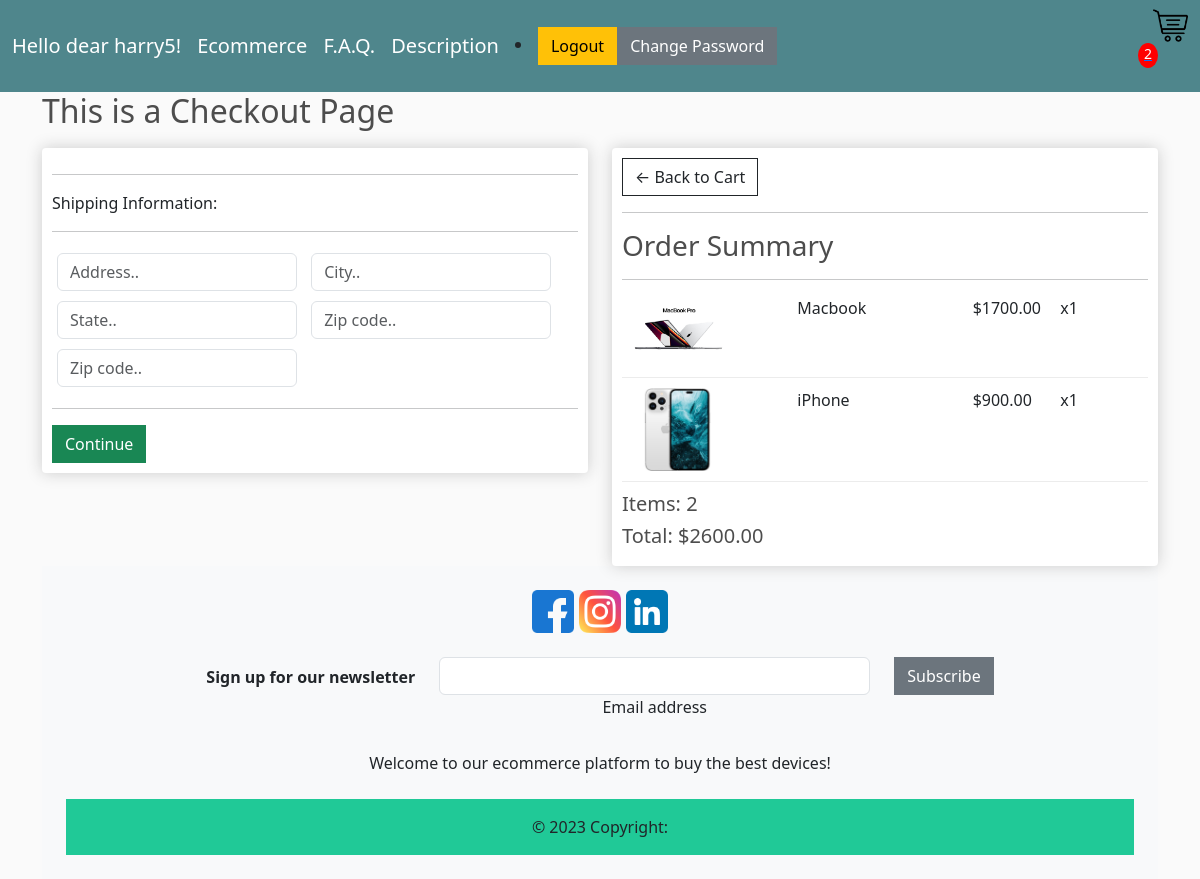
Screenshot of /checkout/ (signed in) with the database file from the repository.
### store/models.py (models this page shows, shortened)
class OrderItem(models.Model):
    product = models.ForeignKey(Product, on_delete=models.SET_NULL, blank=True, null=True)
    order = models.ForeignKey(Order, on_delete=models.SET_NULL, blank=True, null=True)
    quantity = models.IntegerField(default=0, null=True, blank=True)
    date_added = models.DateTimeField(auto_now_add=True)
    @property
    def get_total(self):
        total = self.product.price * self.quantity
        return total

class Product(models.Model):
    name = models.CharField(max_length=200, null=True)
    price = models.DecimalField(max_digits=6, decimal_places=2)
    digital = models.BooleanField(default=False, blank=False, null=True)
    image = models.ImageField(null=True, blank=True)
    description = models.TextField(max_length=200, null=True, blank=True)
    @property
    def imageURL(self):
        try:
            url = self.image.url
        except:
            url = ''
        return url

class Order(models.Model):
    customer = models.ForeignKey(Customer, on_delete=models.SET_NULL, blank=True, null=True)
    date_ordered =models.DateTimeField(auto_now_add=True)
    complete = models.BooleanField(default=False, blank=False, null=True)
    transaction_id = models.CharField(max_length=200, null=True)
    @property
    def shipping(self):
        shipping = False
        orderitems = self.orderitem_set.all()
        for i in orderitems:
            if i.product.digital == False:
                shipping = True
        return shipping
    @property
    def get_cart_total(self):
        orderitems = self.orderitem_set.all()
        total = sum([item.get_total for item in orderitems])
        return total
    @property
    def get_cart_items(self):
        orderitems = self.orderitem_set.all()
        total = sum([item.quantity for item in orderitems])
        return total

### store/views.py (the view)
# urls.py: path('checkout/', views.checkout, name="checkout"),
def checkout(request):
    data = cartData(request)
    cartItems = data['cartItems']
    order = data['order']
    items = data['items']
    context = {
        'items': items,
        'order': order,
        'cartItems': cartItems,
    }
    return render(request, 'store/checkout.html', context)

### store/utils.py (called while the page is built)
def cartData(request):
    if request.user.is_authenticated:
        customer = request.user.customer
        order, created = Order.objects.get_or_create(
            customer=customer, complete=False)
        items = order.orderitem_set.all()
        cartItems = order.get_cart_items
    else:
        cookieData = cookieCart(request)
        cartItems = cookieData['cartItems']
        order = cookieData['order']
        items = cookieData['items']
    return {'cartItems': cartItems, 'order': order, 'items': items}

### templates/store/checkout.html (shortened to what this page needs)
{% extends 'store/main.html' %}
{% load static %}
{% block content %}
<h2>This is a Checkout Page</h2>
<div class="row">
		<div class="col-lg-6">
			<div class="box-element" id="form-wrapper">
				<form id="form">
					<div id="shipping-info">
						<hr>
						<p>Shipping Information:</p>
						<hr>
						<div class="form-field">
							<input class="form-control" type="text" name="address" placeholder="Address..">
						</div>
						<div class="form-field">
							<input class="form-control" type="text" name="city" placeholder="City..">
						</div>
						<div class="form-field">
							<input class="form-control" type="text" name="state" placeholder="State..">
						</div>
						<div class="form-field">
							<input class="form-control" type="text" name="zipcode" placeholder="Zip code..">
						</div>
						<div class="form-field">
							<input class="form-control" type="text" name="country" placeholder="Zip code..">
						</div>
					</div>
					<hr>
					<input id="form-button" class="btn btn-success btn-block" type="submit" value="Continue">
				</form>
			</div>
			<br>
		</div>
		<div class="col-lg-6">
			<div class="box-element">
				<a  class="btn btn-outline-dark" href="{% url 'cart' %}">&#x2190; Back to Cart</a>
				<hr>
				<h3>Order Summary</h3>
				<hr>
				{% for item in items %}
				<div class="cart-row">
					<div style="flex:2"><img class="row-image" src="{{item.product.imageURL}}"></div>
					<div style="flex:2"><p>{{item.product.name}}</p></div>
					<div style="flex:1"><p>${{item.product.price|floatformat:2}}</p></div>
					<div style="flex:1"><p>x{{item.quantity}}</p></div>
				</div>
				{% endfor %}
				<h5>Items:   {{order.get_cart_items}}</h5>
				<h5>Total:   ${{order.get_cart_total|floatformat:2}}</h5>
			</div>
		</div>
	</div>
{% endblock content %}

### templates/store/main.html (shortened to what this page needs)
<!DOCTYPE html>
{% load static %}
<html>
    <head>
        <link href="https://cdn.jsdelivr.net/npm/bootstrap@5.3.0-alpha1/dist/css/bootstrap.min.css" rel="stylesheet">
        <link rel="stylesheet" type="text/css" href="{% static 'css/main.css' %}">
    </head>
    <body>
        <nav class="navbar navbar-expand-lg navbar-dark bg-dark">
            <div class="container-fluid">
              {% if request.user.is_authenticated %}
              <a class="navbar-brand" href="#">Hello dear {{request.user}}!</a>
              {% else %}
              <a class="navbar-brand" href="#">You are not registered</a>
              {% endif %}
              <a class="navbar-brand" href={% url 'store' %}>Ecommerce</a>
              <a class="navbar-brand" aria-current="page" href={% url 'faq' %}>F.A.Q.</a>
              <a class="navbar-brand" aria-current="page" href={% url 'description' %}>Description</a>
              {% if request.user.is_authenticated %}
              <li><a href={% url 'logout_user' %} class="btn btn-warning">Logout</a></li>
              <a type="button" class="btn btn-secondary" href ={% url 'change_password' %}>Change Password</a>
              {% else %}
              <li><a href={% url 'login_registration' %} class="btn btn-warning">Login</a></li>
              {% endif %}
              <div class="collapse navbar-collapse" id="navbarSupportedContent">
                <div class="form-inline my-2 my-lg-0">
                  <a href={% url 'cart' %}>
                    <img id="cart-icon" src={% static 'images/cart.png' %}>
                    <p id="cart-total">{{cartItems}}</p>
                </div>
              </div>
            </div>
        </nav>
        <div class="container">
            {% block content %}
            {% endblock content %}
            {% include 'store/footer.html' %}
        </div>
    </body>
</html>

### static/css/main.css (style rules this page uses)
body { background-color: hsl(0, 0%, 98%); }
h1,h2,h3,h4,h5,h6 { color:hsl(0, 0%, 30%); }
.box-element { box-shadow:hsl(0, 0%, 80%) 0 0 16px; background-color: #fff; border-radius: 4px; padding: 10px; }
.bg-dark { background-color: #4f868c!important; }
#cart-icon { width:35px; display: inline-block; margin-left: 15px; }
#cart-total { display: block; text-align: center; color:#fff; background-color: red; width: 20px; height: 25px; border-radius: 50%; font-size: 14px; }
.col-lg-4, .col-lg-6, .col-lg-8, .col-lg-12 { margin-top: 10px; }
.btn { border-radius: 0; }
.row-image { width: 65%; }
.form-field { width:250px; display: inline-block; padding: 5px; }
.cart-row { display: flex; align-items: flex-stretch; padding-bottom: 10px; margin-bottom: 10px; border-bottom: 1px solid #ececec; }

### rows the page displays
OrderItem: product.imageURL (picture), product.name "Macbook", product.price "1700.00", quantity "1"
OrderItem: product.imageURL (picture), product.name "iPhone", product.price "900.00", quantity "1"
Order: get_cart_items "2", get_cart_total "2600.00"

### other values shown
{{ request.user }} "harry5"
{{ cartItems }} "2"
